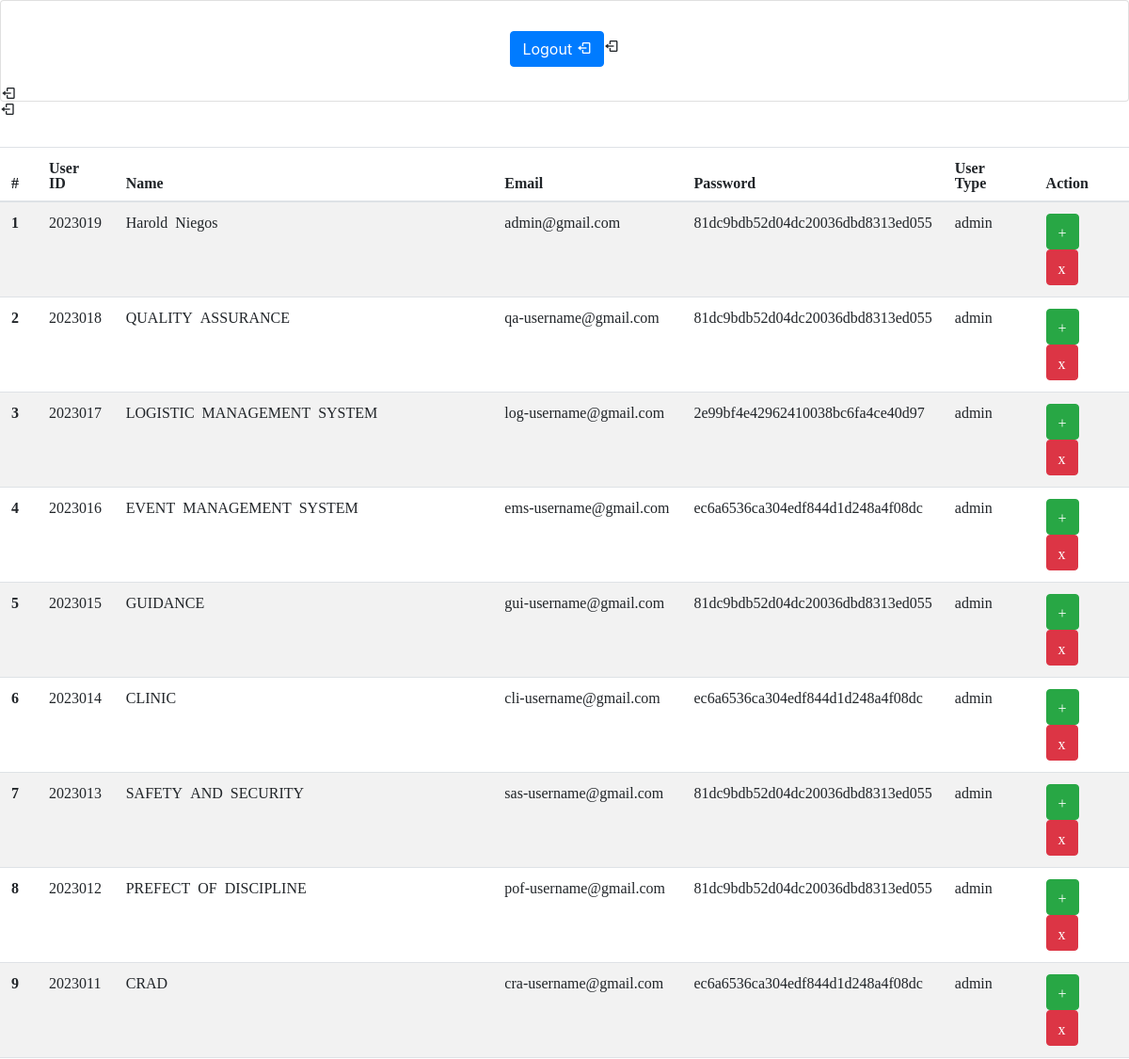
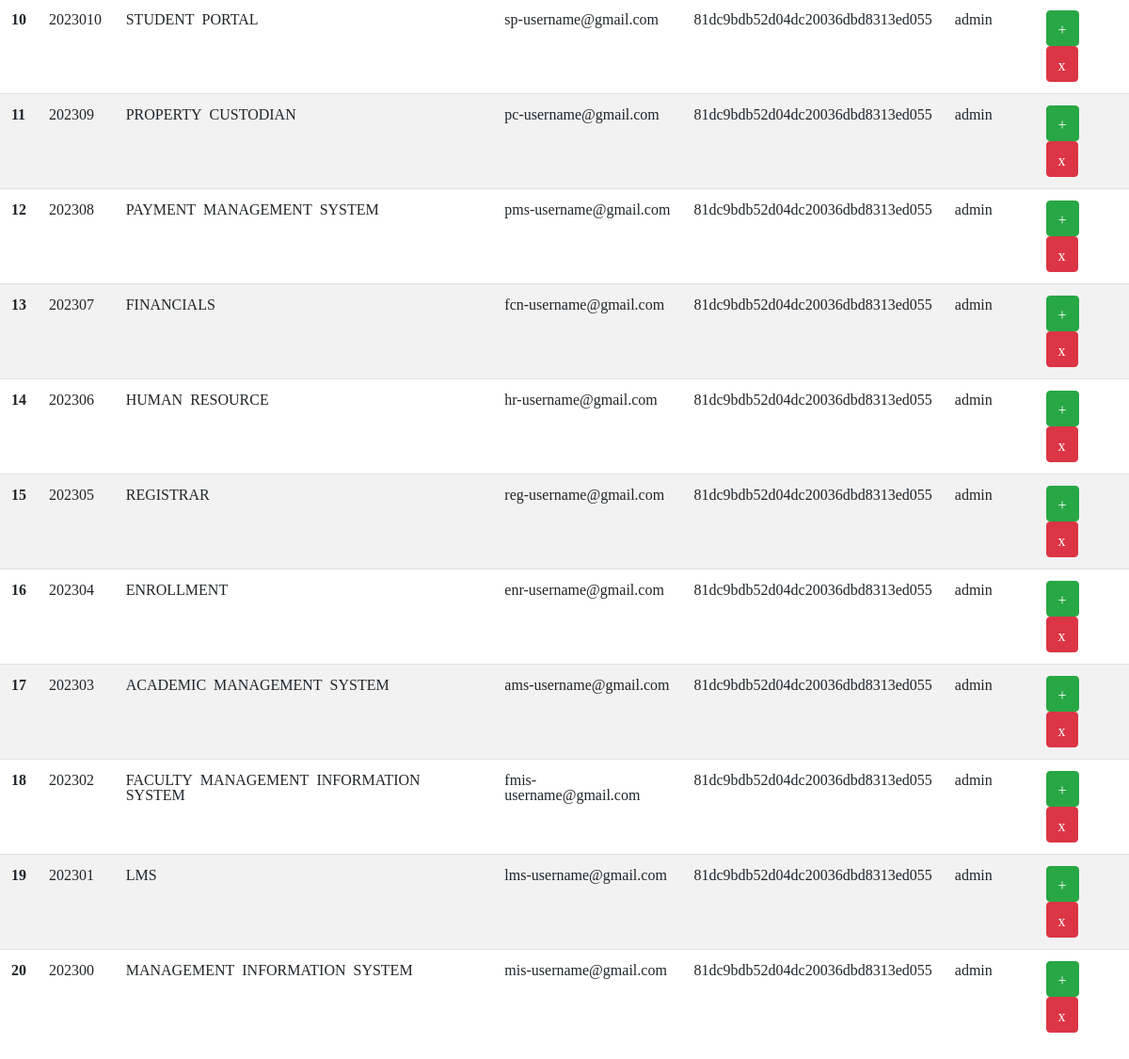
The app's page /home.php with its own data (2 pictures, top to bottom).
### tables this page shows
CREATE TABLE `userss` (
  `id` int(11) NOT NULL,
  `name` varchar(255) NOT NULL,
  `email` varchar(255) NOT NULL,
  `password` varchar(255) NOT NULL,
  `role` enum('admin','admin1','admin2') NOT NULL
);

### php/read.php (called while the page is built)
<?php
include "db_conn.php";
$sql = "SELECT * FROM userss ORDER BY id DESC";
$result = mysqli_query($conn, $sql);

### home.php (the view, shortened to what this page needs)
<?php
   include("db_conn.php");
   include "php/read.php";
?>
<!DOCTYPE html>
<html>
<head>
	<link rel="stylesheet" href="https://cdn.jsdelivr.net/npm/bootstrap@4.0.0/dist/css/bootstrap.min.css">
	<link
      href="https://unpkg.com/boxicons@2.0.7/css/boxicons.min.css"
      rel="stylesheet"/>
</head>
<body>
    <?php if ($_SESSION['role'] == 'admin'){?>
      		<div class="card">
			  <div class="card-body text-center">
			    <h5 class="card-title">
			    	<?=$_SESSION['name']?><br>
					<?=$_SESSION['id']?> | <?=$_SESSION['email']?>
			    </h5>
			    <a href="logout.php" class="btn btn-primary"> Logout <i class="bx bx-log-in"></i></a>
				<br>
			  </div>
			</div>
<br
&nbsp <button type="button" class="btn btn-primary" data-toggle="modal" data-target="#exampleModalCenter">
Add Users
</button>
<div class="modal fade" id="exampleModalCenter" tabindex="-1" role="dialog" aria-labelledby="exampleModalCenterTitle" aria-hidden="true">
  <div class="modal-dialog modal-dialog-centered" role="document">
    <div class="modal-content">
      <div class="modal-header">
        <h5 class="modal-title" id="exampleModalLongTitle"> Add Users </h5>
        <button type="button" class="close" data-dismiss="modal" aria-label="Close">
          <span aria-hidden="true">&times;</span>
        </button>
      </div>
      <div class="modal-body">
	  <div class="container">
		<form action="php/create.php"
		      method="post">
		   <?php if (isset($_GET['error'])) { ?>
		   <div class="alert alert-danger" role="alert">
			  <?php echo $_GET['error']; ?>
		    </div>
		   <?php } ?>
		   <div class="form-group">
		     <label for="name">Name</label>
		     <input type="name"
		           class="form-control"
		           id="name"
		           name="name"
		           value="<?php if(isset($_GET['name']))
		                           echo($_GET['name']); ?>"
		           placeholder="Enter name" required>
		   </div>
		   <div class="form-group">
		     <label for="email">Email</label>
		     <input type="email"
		           class="form-control"
		           id="email"
		           name="email"
		           value="<?php if(isset($_GET['email']))
		                           echo($_GET['email']); ?>"
		           placeholder="Enter email" required>
		   </div>
		   <div class="form-group">
		     <label for="password">Password</label>
		     <input type="password"
		           class="form-control"
		           id="password"
		           name="password"
		           value="<?php if(isset($_GET['password']))
		                           echo($_GET['password']); ?>"
		           placeholder="Enter Password" required>
		   </div>
		   <!-- <select class="form-select mb-3"
              name="role"
              aria-label="Default select example">
        <option selected value=""> Select User Type </option>
        <option value="admin"> Admin </option>
		<option value="admin1"> Admin1 </option>
		<option value="admin2"> Admin2 </option>
		</select><br> -->
		   <button type="submit"
		          class="btn btn-primary"
		          name="create">Create</button>
	    </form>
	</div>
    </div>
  </div>
</div>
			</div>
      	<?php }else { ?>
      		<div class="card">
			  <div class="card-body text-center">
			    <a href="logout.php" class="btn btn-primary"> Logout <i class="bx bx-log-out"></a>
			  </div>
			</div>
      	<?php } ?>
<br><br><br>
			<?php if (mysqli_num_rows($result)) { ?>
			<table class="table table-striped">
			  <thead>
			    <tr>
			      <th scope="col">#</th>
			      <th scope="col"> User ID</th>
				  <th scope="col">Name</th>
			      <th scope="col">Email</th>
				  <th scope="col">Password</th>
				  <th scope="col">User Type</th>
			      <th scope="col">Action</th>
			    </tr>
			  </thead>
			  <tbody>
			  	<?php
			  	   $i = 0;
			  	   while($rows = mysqli_fetch_assoc($result)){
			  	   $i++;
			  	 ?>
			    <tr>
			      <th scope="row"><?=$i?></th>
				  <td><?php echo $rows['id']; ?></td>
			      <td><?=$rows['name']?></td>
			      <td><?php echo $rows['email']; ?></td>
				  <td><?php echo $rows['password']; ?></td>
				  <td><?php echo $rows['role']; ?></td>
			      <td>
				  <a href="update.php?id=<?=$rows['id']?>"
			      class="btn btn-success"> + </a>
				  <a href="php/delete.php?id=<?=$rows['id']?>"
			      class="btn btn-danger"> x </a>
				</td>
			    </tr>
			    <?php } ?>
			  </tbody>
			</table>
			<?php } ?>
</body>
</html>

### records on screen
userss: id "2023019", name "Harold Niegos", email "admin@gmail.com", password "81dc9bdb52d04dc20036dbd8313ed055", role "admin"
userss: id "2023018", name "QUALITY ASSURANCE", email "qa-username@gmail.com", password "81dc9bdb52d04dc20036dbd8313ed055", role "admin"
userss: id "2023017", name "LOGISTIC MANAGEMENT SYSTEM", email "log-username@gmail.com", password "2e99bf4e42962410038bc6fa4ce40d97", role "admin"
userss: id "2023016", name "EVENT MANAGEMENT SYSTEM", email "ems-username@gmail.com", password "ec6a6536ca304edf844d1d248a4f08dc", role "admin"
userss: id "2023015", name "GUIDANCE", email "gui-username@gmail.com", password "81dc9bdb52d04dc20036dbd8313ed055", role "admin"
userss: id "2023014", name "CLINIC", email "cli-username@gmail.com", password "ec6a6536ca304edf844d1d248a4f08dc", role "admin"
userss: id "2023013", name "SAFETY AND SECURITY", email "sas-username@gmail.com", password "81dc9bdb52d04dc20036dbd8313ed055", role "admin"
userss: id "2023012", name "PREFECT OF DISCIPLINE", email "pof-username@gmail.com", password "81dc9bdb52d04dc20036dbd8313ed055", role "admin"
userss: id "2023011", name "CRAD", email "cra-username@gmail.com", password "ec6a6536ca304edf844d1d248a4f08dc", role "admin"
userss: id "2023010", name "STUDENT PORTAL", email "sp-username@gmail.com", password "81dc9bdb52d04dc20036dbd8313ed055", role "admin"
userss: id "202309", name "PROPERTY CUSTODIAN", email "pc-username@gmail.com", password "81dc9bdb52d04dc20036dbd8313ed055", role "admin"
userss: id "202308", name "PAYMENT MANAGEMENT SYSTEM", email "pms-username@gmail.com", password "81dc9bdb52d04dc20036dbd8313ed055", role "admin"
userss: id "202307", name "FINANCIALS", email "fcn-username@gmail.com", password "81dc9bdb52d04dc20036dbd8313ed055", role "admin"
userss: id "202306", name "HUMAN RESOURCE", email "hr-username@gmail.com", password "81dc9bdb52d04dc20036dbd8313ed055", role "admin"
userss: id "202305", name "REGISTRAR", email "reg-username@gmail.com", password "81dc9bdb52d04dc20036dbd8313ed055", role "admin"
userss: id "202304", name "ENROLLMENT", email "enr-username@gmail.com", password "81dc9bdb52d04dc20036dbd8313ed055", role "admin"
userss: id "202303", name "ACADEMIC MANAGEMENT SYSTEM", email "ams-username@gmail.com", password "81dc9bdb52d04dc20036dbd8313ed055", role "admin"
userss: id "202302", name "FACULTY MANAGEMENT INFORMATION SYSTEM", email "fmis-username@gmail.com", password "81dc9bdb52d04dc20036dbd8313ed055", role "admin"
userss: id "202301", name "LMS", email "lms-username@gmail.com", password "81dc9bdb52d04dc20036dbd8313ed055", role "admin"
userss: id "202300", name "MANAGEMENT INFORMATION SYSTEM", email "mis-username@gmail.com", password "81dc9bdb52d04dc20036dbd8313ed055", role "admin"
